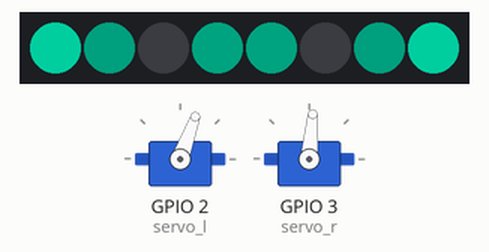
The program below on a simulated ESP32 board running MicroPython. Parts: 8 RGB LEDs in strip order, left to right, 2 × servo. Dim RGB values are drawn brighter than linear; servo angles are drawn from the pulse width (0.5 ms = 0°, 2.5 ms = 180°); what the program prints to the serial console is not drawn.

Above: at 0.15 s.
At 5.16 s:
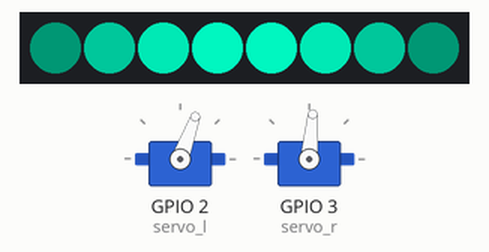
At 9.86 s:
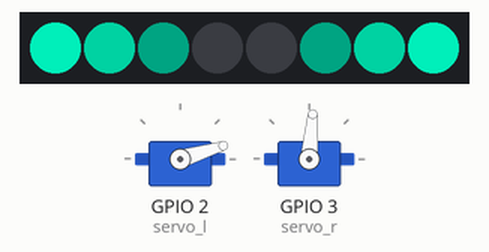
At 19.89 s:
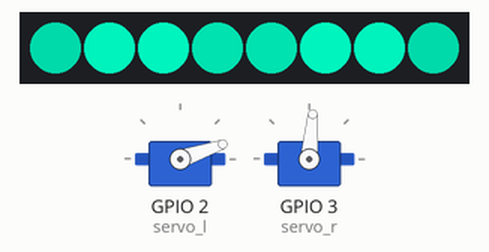
At 28.65 s:
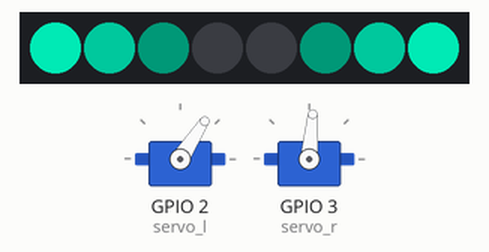
At 39.62 s:
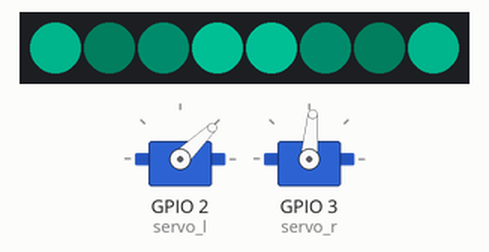
Timing chart, 0 to 40.0 s (numbered marks = the images above):
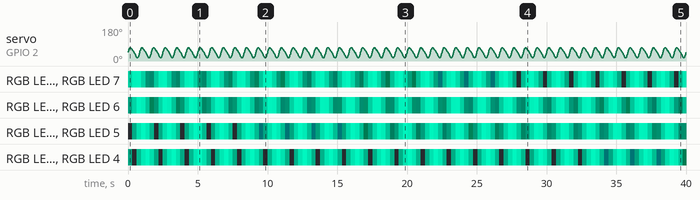

Measured:
- by itself, RGB LED 3, RGB LED 4: off → RGB(0, 36, 28) at 0.00 s, → off 0.31 s later, → RGB(0, 72, 56) 0.31 s later, → RGB(0, 184, 143) 0.31 s later, … (128 changes in this stretch)
- by itself, RGB LED 0, RGB LED 7: off → RGB(0, 114, 88) at 0.00 s, → RGB(0, 208, 162) 0.31 s later, → RGB(0, 216, 168) 0.31 s later, → RGB(0, 122, 95) 0.31 s later, … (128 changes in this stretch)

The program:

main.py
```python
"""
MicroPython Firmware for Electronic Butterfly (ESP32-C3)
Compliant with User Specifications:
- GPIO 2: Left Servo PWM
- GPIO 3: Right Servo PWM (Direct Drive: 180 - Left_Angle)
- GPIO 4: WS2812B Mini PCB Pixel Array via 330 ohm
- GPIO 9: Mode Button
"""

import time
import math
from machine import Pin, PWM
import neopixel

# Physical Pin Allocation
PIN_SERVO_LEFT = 2
PIN_SERVO_RIGHT = 3
PIN_NEOPIXEL = 4
PIN_BUTTON_BOOT = 9
TOTAL_LEDS = 8 # 4 LEDs per wing

# Setup MG90S Servos (50 Hz PWM)
servo_l = PWM(Pin(PIN_SERVO_LEFT), freq=50)
servo_r = PWM(Pin(PIN_SERVO_RIGHT), freq=50)

def set_servo_angle(pwm, angle_deg, mirrored=False):
    """Maps 0 - 180 degrees to standard 500us - 2500us duty cycle"""
    target = (180 - angle_deg) if mirrored else angle_deg
    target = max(15, min(85, target))
    pulse_ms = 0.5 + (target / 180.0) * 2.0
    duty_u16 = int((pulse_ms / 20.0) * 65535)
    pwm.duty_u16(duty_u16)

# Setup NeoPixels
np = neopixel.NeoPixel(Pin(PIN_NEOPIXEL), TOTAL_LEDS)
btn = Pin(PIN_BUTTON_BOOT, Pin.IN, Pin.PULL_UP)

print("🦋 Cybernetic Butterfly MicroPython Engine Started (Direct Drive MG90S)!")

def bioluminescent_pulse(t_ms):
    """Generates aquatic breathing wave on 8 WS2812B wing pixels"""
    for i in range(4):
        wave = int((math.sin((t_ms / 300.0) - (i * 0.8)) + 1.0) * 127)
        r = 0
        g = min(255, int(wave * 0.9))
        b = min(255, int(wave * 0.7))
        np[i] = (r, g, b)         # Left wing (0-3)
        np[7 - i] = (r, g, b)     # Mirrored right wing (7-4)
    np.write()

def main_loop():
    start_time = time.ticks_ms()
    freq = 1.2 # Flapping frequency in Hz
    center_angle = 45.0
    amplitude = 25.0

    while True:
        now = time.ticks_ms()
        elapsed_s = time.ticks_diff(now, start_time) / 1000.0

        # Harmonic Fourier Kinematics
        h1 = math.sin(2.0 * math.pi * freq * elapsed_s)
        h2 = 0.22 * math.sin(4.0 * math.pi * freq * elapsed_s + 0.35)
        stroke = h1 + h2
        angle = center_angle + (amplitude * stroke)

        # Apply to Direct Drive Servos (Right servo: 180 - angle)
        set_servo_angle(servo_l, angle, mirrored=False)
        set_servo_angle(servo_r, angle, mirrored=True)

        # Update glowing veins
        bioluminescent_pulse(now)
        time.sleep_ms(20)

if __name__ == "__main__":
    main_loop()
```

boot.py
```python
# boot.py -- executed on ESP32-C3 boot-up
import esp
esp.osdebug(None)
import gc
gc.collect()
print("Boot complete. Ready for Cybernetic Butterfly execution.")
```
